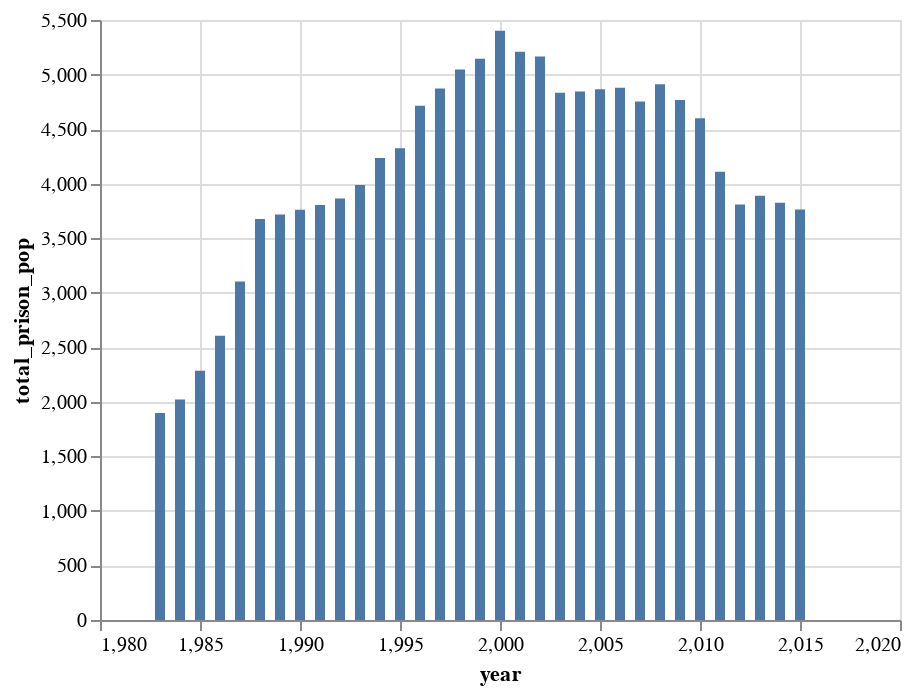

The code cell stored with this chart in its notebook:
### Markdown cell above
Format:
```
alt.Chart(source).mark_bar().encode(
    x='a',
    y='b'
)
```

### Code cell
alt.Chart(alameda).mark_bar().encode(
    x='year',
    y='total_prison_pop'
)
